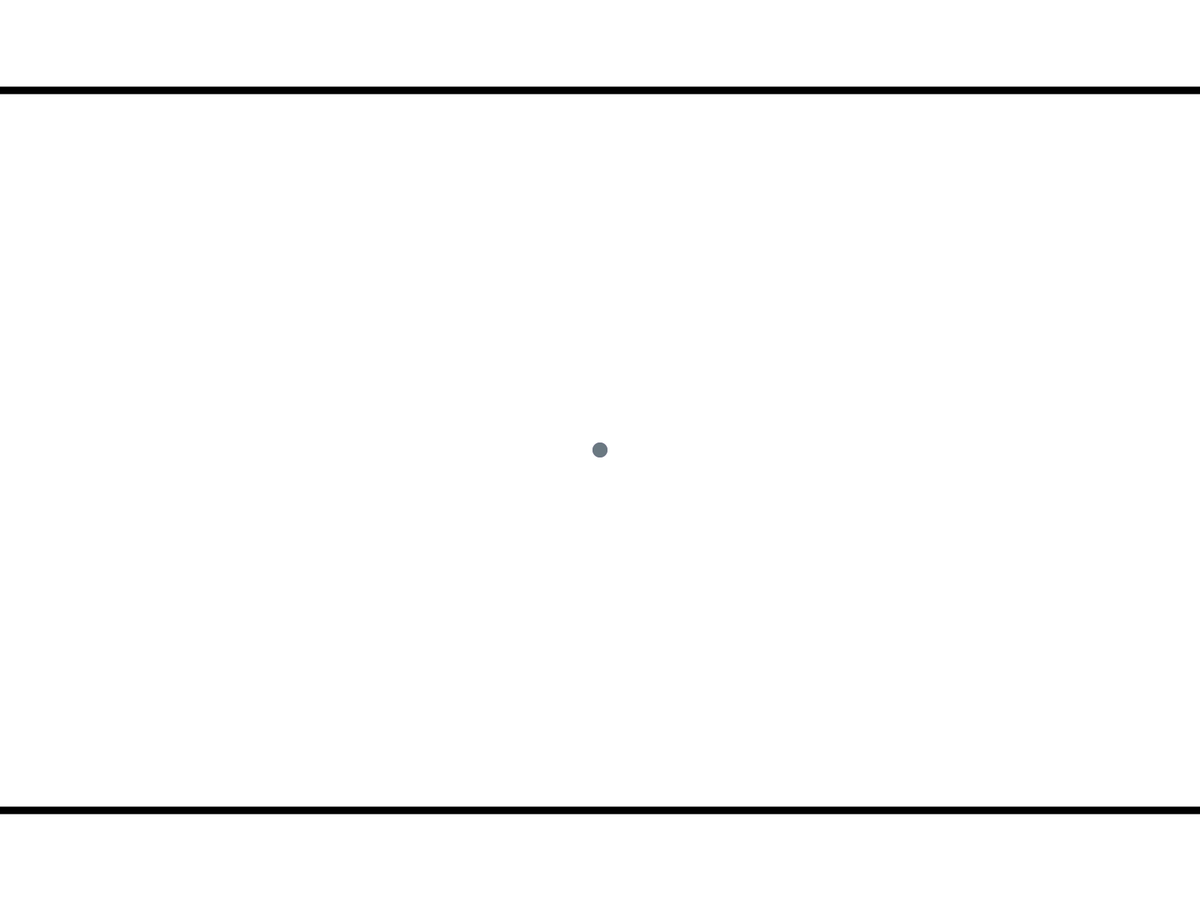
Frame 1 (no input)
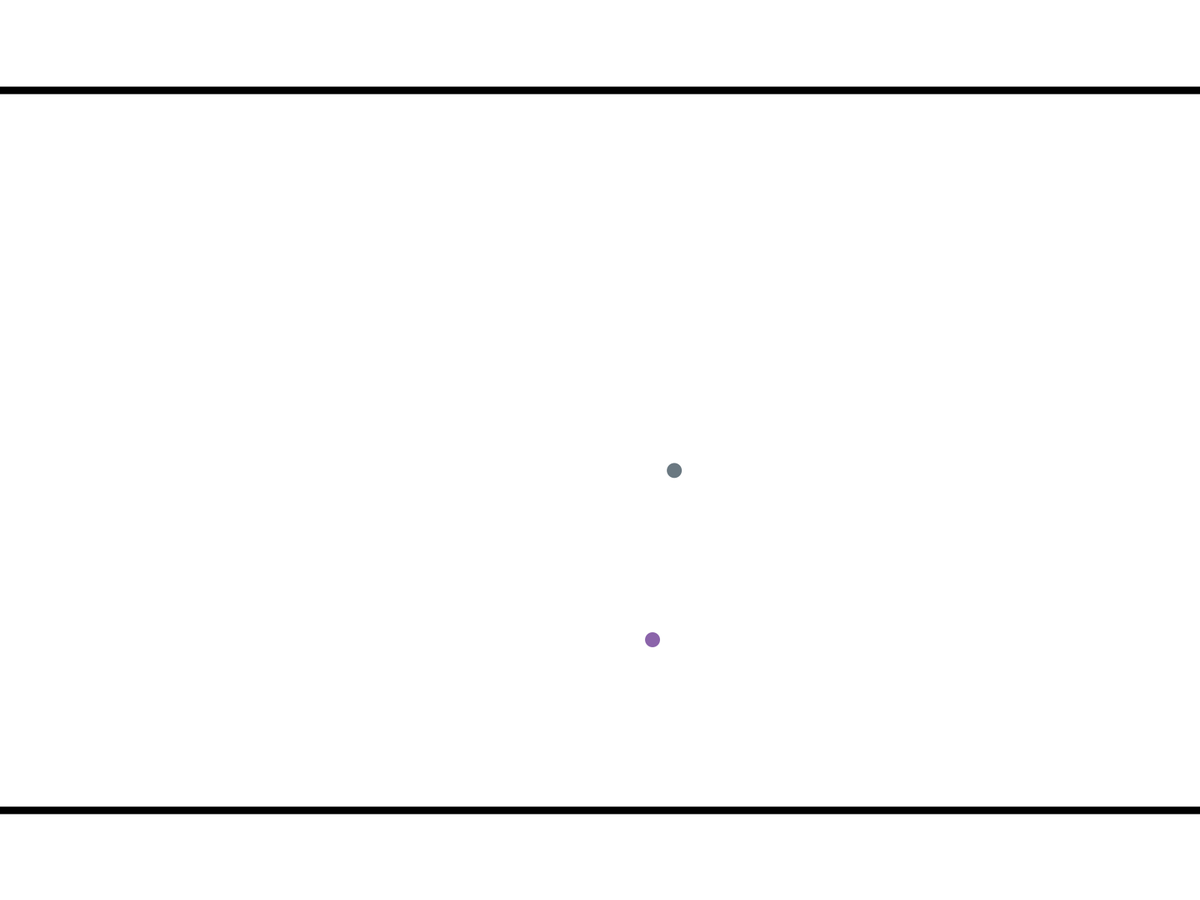
Frame 60 (the mouse pressed at the canvas centre just before this capture)
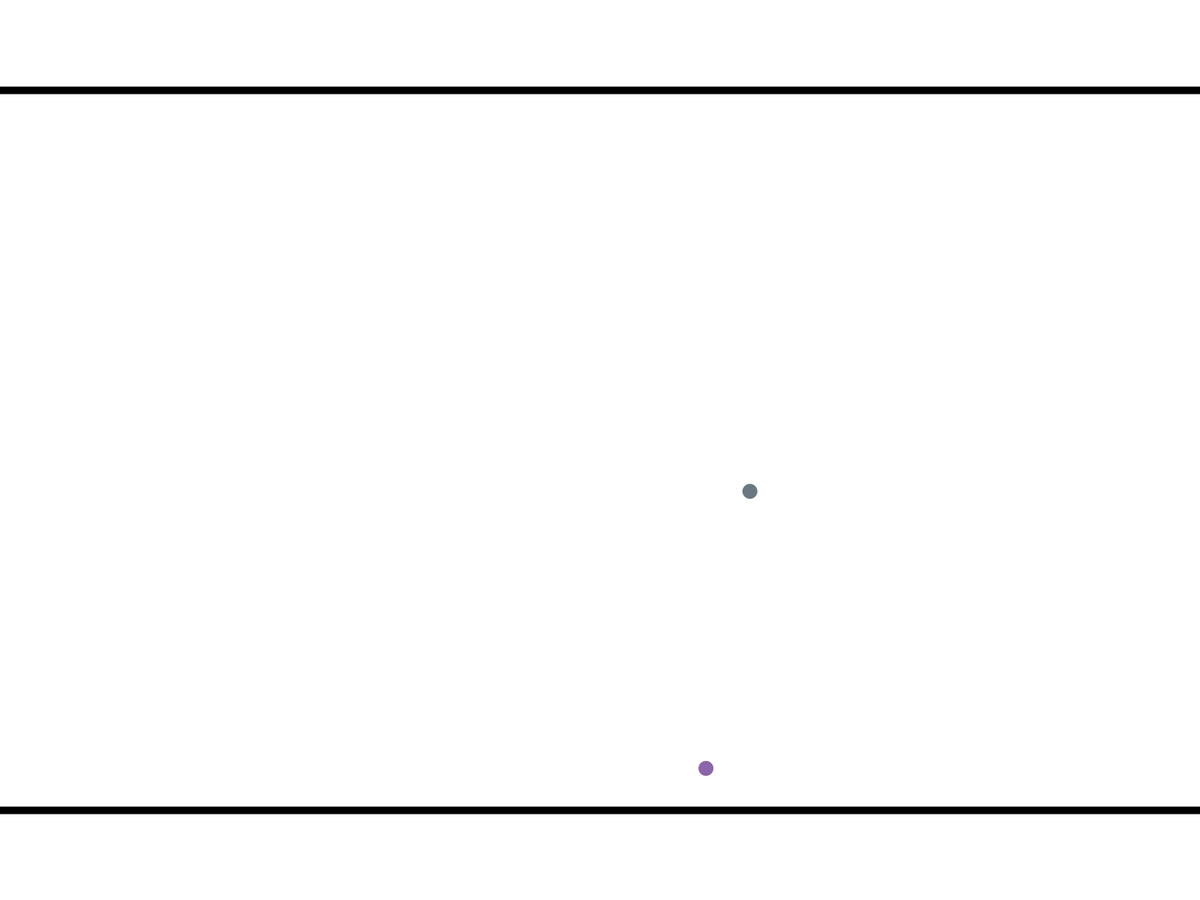
Frame 120 (the mouse held since frame 60 and released just before this capture)

The Processing sketch that drew these frames (run headless with seeded random() and noise(); from frame 60 on, the mouse is pressed at the canvas centre):

// Processing sketch: BallPong_2Balls
// ── BallPong_2Balls.pde
//Driver Program
//Author: Mr. Mercer; 20210517

// Objects
Ball myBall;
Ball yourBall;
PongTable table;

// Global Variables for Driver
Boolean darkModeButton = false;
float value; //placeholder variable, not secure //meant illustrate how classes communicate

void setup() {
  //size(1000, 400);
  fullScreen(); //displayWidth, displayHeight
  //Populating Objects
  myBall = new Ball (displayWidth, displayHeight); //dispalyWidth & displayHeight if using fullScreen()
  yourBall = new Ball (displayWidth, displayHeight);
  table = new PongTable (displayWidth, displayHeight, darkModeButton);
  //Setting Bottom of Table for Bouncing Pong Ball
  //Remember: extra variable in insecure and will change in future versions of the program
  value = table.getScoreBoardStartY();
  myBall.setTopTable(value);
  yourBall.setTopTable(value);
  //
  value = table.getButtonStartY();
  myBall.setBottomTable(value);
  yourBall.setBottomTable(value);
  
}

void draw() {
  table.draw();
  myBall.draw();
  yourBall.draw();
}

//void keyPressed() {}

//void mousePressed() {
  //Dark Mode Button using darkModeButton
//}//End mousePressed

// ── Ball.pde
//Ball Object
//
//To Do List
//How many balls are in play - 3, means Array List (many objects)
//Where does the ball start? (Middle first, then programming a serve with different behaviour)

class Ball {
  float x, y, diameterX, diameterY, xSpeed, ySpeed; //Ball Variables
  float topTable, bottomTable;
  color ballColour, defaultColour=#FFFFFF;

  Ball(int displayWidth, int displayHeight) {
    this.x = displayWidth/2;
    this.y = displayHeight/2;
    this.diameterX = displayHeight/60; //using smaler dimension
    this.diameterY = diameterX;
    this.ballColour = color(int(random(75, 175)), int(random(75, 175)), int(random(75, 175)));
    this.xSpeed = random(0, 5);
    this.ySpeed = random(0, 5);
  } //End Constructor

  void move () {
    if (x-(diameterX*0.5)+xSpeed < 0 || x+(diameterX*0.5)+xSpeed > displayWidth) xSpeed *= -1; //notice ball radius for bounce
    if (y-(diameterY*0.5)+ySpeed < topTable || y+(diameterY*0.5)+ySpeed > bottomTable) ySpeed *= -1; //notice ball radius for bounce
    //
    x += xSpeed;
    y += ySpeed;
  }//End move()


  void draw() {
    noStroke();
    fill(ballColour); //Ball Colour
    ellipse(x, y, diameterX, diameterY); 
    move(); //Draws ball, then moves ball for next drawing
    fill(defaultColour);
    stroke(1); //Reset Default
  }//End draw()
  //
  //Setters
  void setTopTable(float value) {
    topTable = value;
  }//End
  void setBottomTable(float value) {
    bottomTable = value;
  }//End
  //
}

// ── Paddle.pde
//Paddle Superclass
//
//To Do List

// ── Table.pde
//Table Class or Obect (1 table)
//
//To Do List

class PongTable {
  color tableColour, lineColour;
  Boolean darkMode;
  float scoreBoardStartX, scoreBoardStartY, scoreBoardEndX, scoreBoardEndY; 
  float buttonStartX, buttonStartY, buttonEndX, buttonEndY;

  PongTable(int displayWidth, int displayHeight, Boolean darkMode) {
    checkGeometry(displayWidth, displayHeight);
    this.darkMode = darkMode;
    darkMode(darkMode);
    this.scoreBoardStartX = displayWidth*0;
    this.scoreBoardStartY = displayHeight*1/10;
    this.scoreBoardEndX = displayWidth;
    this.scoreBoardEndY = scoreBoardStartY;
    this.buttonStartX = displayWidth*0;
    this.buttonStartY = displayHeight*9/10;
    this.buttonEndX = displayWidth;
    this.buttonEndY = buttonStartY;
  }//End Constructor
  //
  void draw() {
    darkMode(darkMode);
    background(tableColour); //Grey Scale
    strokeWeight(10);
    line(scoreBoardStartX, scoreBoardStartY, scoreBoardEndX, scoreBoardEndY);
    line(buttonStartX, buttonStartY, buttonEndX, buttonEndY);
    strokeWeight(1); //Resetting Default
  }
  //
  void darkMode(Boolean darkMode) {
    if (darkMode == true) {
      tableColour = 0;
      lineColour = 255;
    } else {
      tableColour = 255;
      lineColour = 0;
    }
  }//End darkMode
  //
  void checkGeometry(float displayWidth, float displayHeight) {
    //Note: this demosntrates 2-IFs but should be rewritten as single IF with single conditional
    if (displayWidth > displayHeight) { //Landscape Orientation
      //CAUTION: this should print to Canvas "Press Screen to Start or Space Bar"
      println("Let's Play");
      return;
    } //Check Acceptable Table
    if (displayWidth <= displayHeight) { //Square or Portrait Orientation
      println("Pong Table looks odd, adjust the orientation so the width is longer than the height.");
      exit(); //finished current procedure, then exits program
    }
  }//End checkGeometry()
  //
  //Getters
  float getScoreBoardStartY() {
    return scoreBoardStartY;
  }
  float getButtonStartY() {
    return buttonStartY;
  }
  /*
  float getButtonEndX() {
   return buttonEndX;
   }
   float getButtonEndY() {
   return buttonEndY;
   }
   */
}
